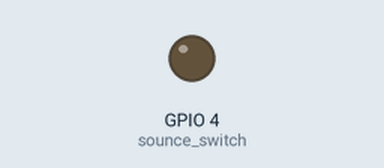
A program run on a simulated ESP32 board running MicroPython. Parts: output pins drawn as LEDs (lit = HIGH). What the program prints to the serial console is not drawn. At 22.0 s the program stops and its outputs stay as they are.

Above: at 0.1 s.
At 20.1 s:
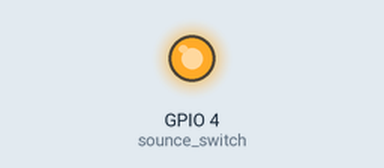
Timing chart, 0 to 23.5 s (numbered marks = the images above):
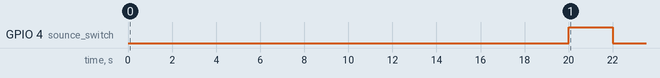

Measured:
- by itself, GPIO 4 (sounce_switch): LOW → HIGH at 20.0 s, → LOW 2.0 s later

The program:

turn_on_with_3_3v.py
```python
# Wiring: ESP32 (D4 + 3V3) → Optocoupler → Enclosure

# Input side (ESP32 → Opto)

# ┌───────────┬─────────────────┬────────────────────────────────────────────────────┐

# │ ESP32 Pin │    Opto Pin     │                      Purpose                       │

# ├───────────┼─────────────────┼────────────────────────────────────────────────────┤

# │ D4        │ IN1             │ High-side switch — D4 outputs 3.3V to power LED    │

# ├───────────┼─────────────────┼────────────────────────────────────────────────────┤

# │ GND       │ G (next to IN1) │ Constant ground path — completes the circuit loop  │

# └───────────┴─────────────────┴────────────────────────────────────────────────────┘

# Output side (Opto → Enclosure)

# ┌────────────────┬───────────────┬───────────────────────────┐

# │    Opto Pin    │ Enclosure Pad │          Purpose          │

# ├────────────────┼───────────────┼───────────────────────────┤

# │ V1             │ A             │ Phototransistor collector │

# ├────────────────┼───────────────┼───────────────────────────┤

# │ G (next to V1) │ D             │ Phototransistor emitter   │

# └────────────────┴───────────────┴───────────────────────────┘

from machine import Pin
import time

# Define the GPIO pin connected to the Optocoupler Input 1 (IN1)
# Using GPIO 4 based on our wiring setup
SOUNCE_TRIGGER_PIN = 4

# Initialize the pin as an OUTPUT and ensure it starts LOW (off)
sounce_switch = Pin(SOUNCE_TRIGGER_PIN, Pin.OUT)
sounce_switch.value(0)

print("ESP32 Boot completed.")
print("Initiating automatic drive spin-up sequence...")

# 20-Second Countdown Timer
print("Get your probes ready!")
for i in range(20, 0, -1):
    # \r moves the cursor to the start of the line, end="" prevents a newline
    print(f"\rRelay will fire in: {i} seconds... ", end="")
    time.sleep(1)

print("\nSimulating button press: CLOSING CIRCUIT (LED ON)")
# Turn the pin HIGH (3.3V) to light up the internal optocoupler LED
sounce_switch.value(1)

pressing_time = 2
print("\nPressing button for " + str(pressing_time) + "seconds")
# Your golden 1.5-second hold time required by the Sounce firmware
time.sleep(pressing_time)

print("Simulating button press: OPENING CIRCUIT (LED OFF)")
# Turn the pin LOW (0V) to turn off the LED and release the switch
sounce_switch.value(0)

print("Sequence complete! Sounce enclosure should now be booting up.")
```
